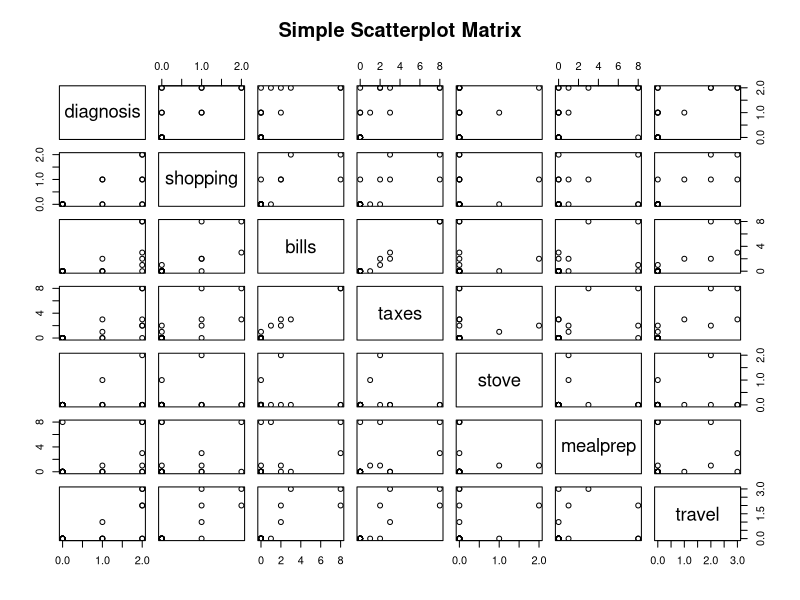
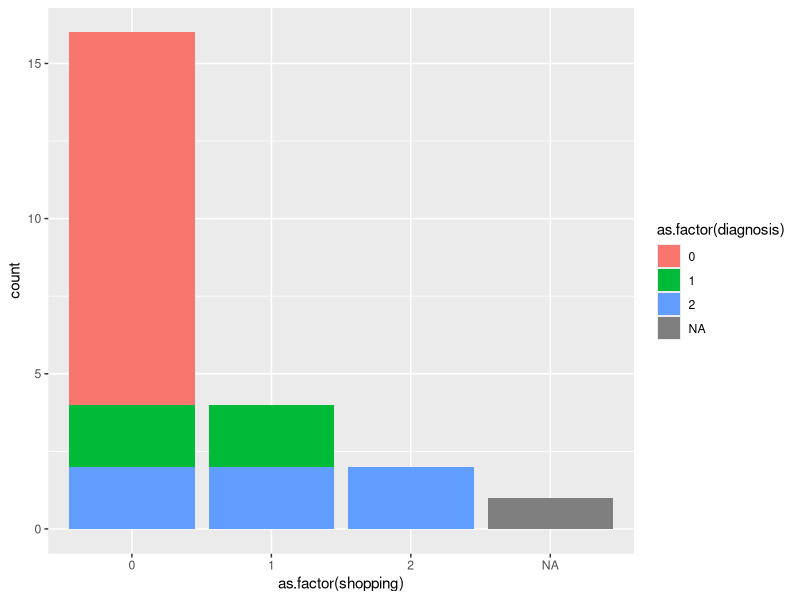
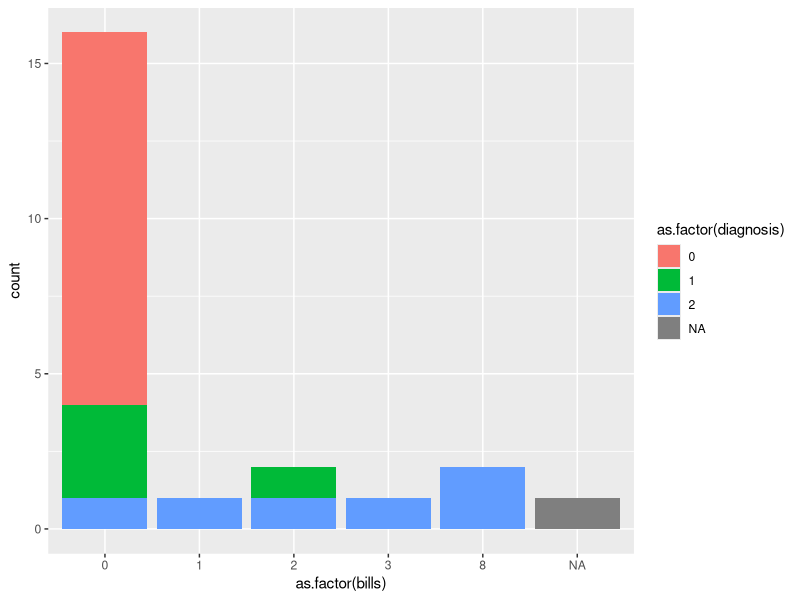
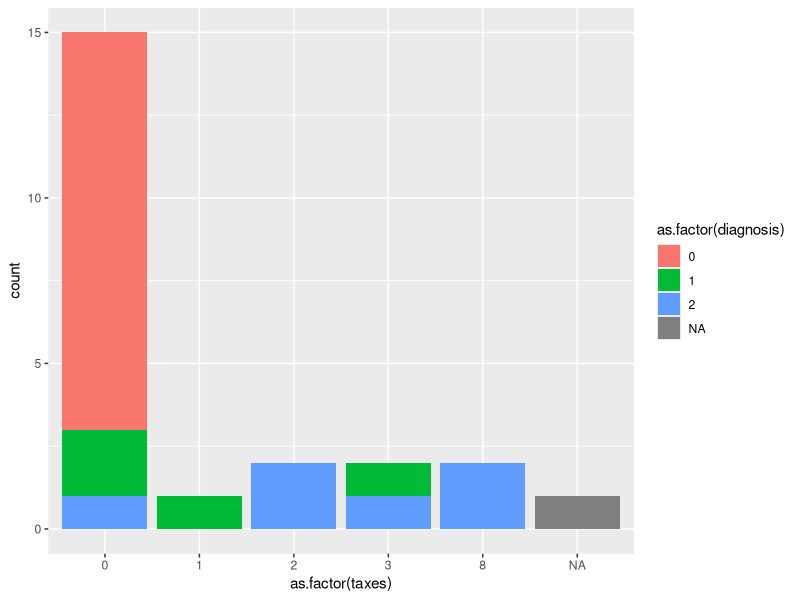
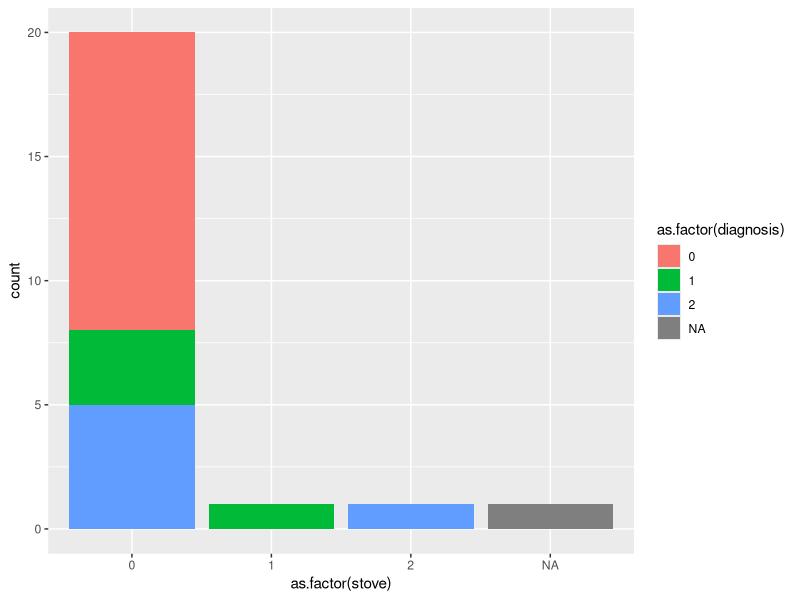
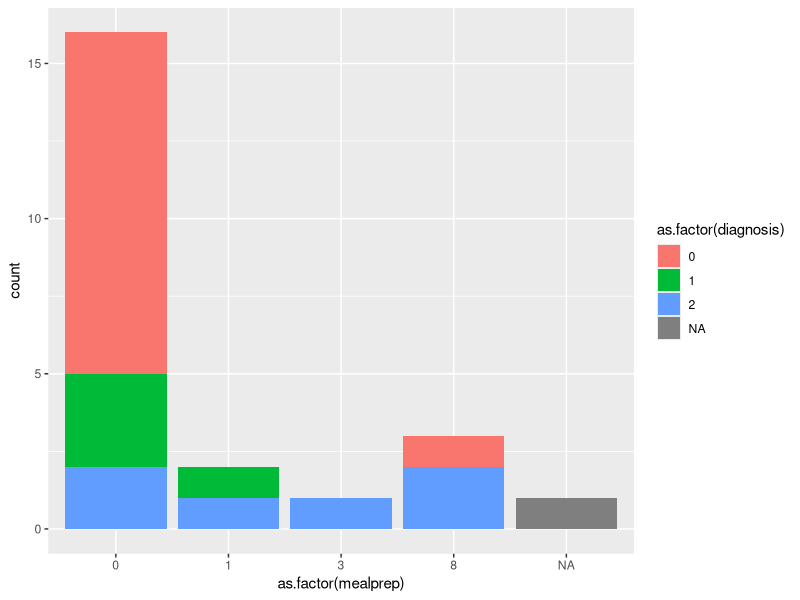
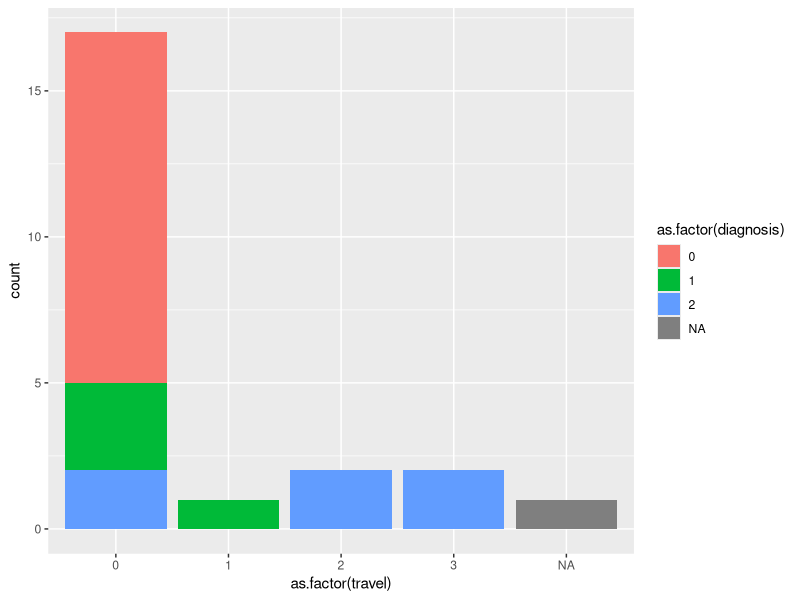
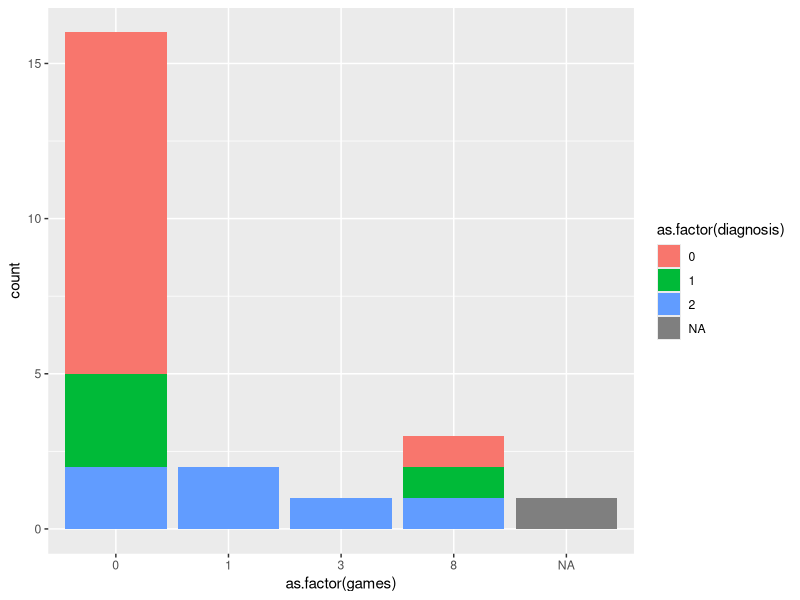

Generate these figures, in order, with R:
alz <- read.csv("alzheimer_data.csv")
attach(alz)
library(car)
library(ggplot2)
#scatter plot matrix of question data 
ran <- sample(1:2700,2700)
new_data <- alz[ran,]

pairs(~diagnosis +shopping+bills+taxes+stove+mealprep+travel, data = new_data, main="Simple Scatterplot Matrix")


#barplots relating diagnosis with certain question variables
shop_graph = ggplot(data = alz, aes(x = as.factor(shopping), fill = as.factor(diagnosis))) + geom_bar()
shop_graph

bills_graph = ggplot(data = alz, aes(x = as.factor(bills), fill = as.factor(diagnosis))) + geom_bar()
bills_graph

taxes_graph = ggplot(data = alz, aes(x = as.factor(taxes), fill = as.factor(diagnosis))) + geom_bar()
taxes_graph

stove_graph = ggplot(data = alz, aes(x = as.factor(stove), fill = as.factor(diagnosis))) + geom_bar()
stove_graph

mealprep_graph = ggplot(data = alz, aes(x = as.factor(mealprep), fill = as.factor(diagnosis))) + geom_bar()
mealprep_graph

travel_graph =  ggplot(data = alz, aes(x = as.factor(travel), fill = as.factor(diagnosis))) + geom_bar()
travel_graph

chess_graph =  ggplot(data = alz, aes(x = as.factor(games), fill = as.factor(diagnosis))) + geom_bar()
chess_graph


shop_table = table(diagnosis,shopping)
shop_chisquaretest = chisq.test(shop_table)
shop_chisquaretest

bills_table = table(diagnosis,bills)
bills_chisquaretest = chisq.test(bills_table)
bills_chisquaretest

taxes_table = table(diagnosis,taxes)
taxes_chisquaretest = chisq.test(taxes_table)
taxes_chisquaretest

stove_table = table(diagnosis,stove)
stove_chisquaretest = chisq.test(stove_table)
stove_chisquaretest

meal_table = table(diagnosis,mealprep)
meal_chisquaretest = chisq.test(meal_table)
meal_chisquaretest

travel_table = table(diagnosis,travel)
travel_chisquaretest = chisq.test(travel_table)
travel_chisquaretest

chess_table = table(diagnosis,games)
chess_chisquaretest = chisq.test(chess_table)
chess_chisquaretest
